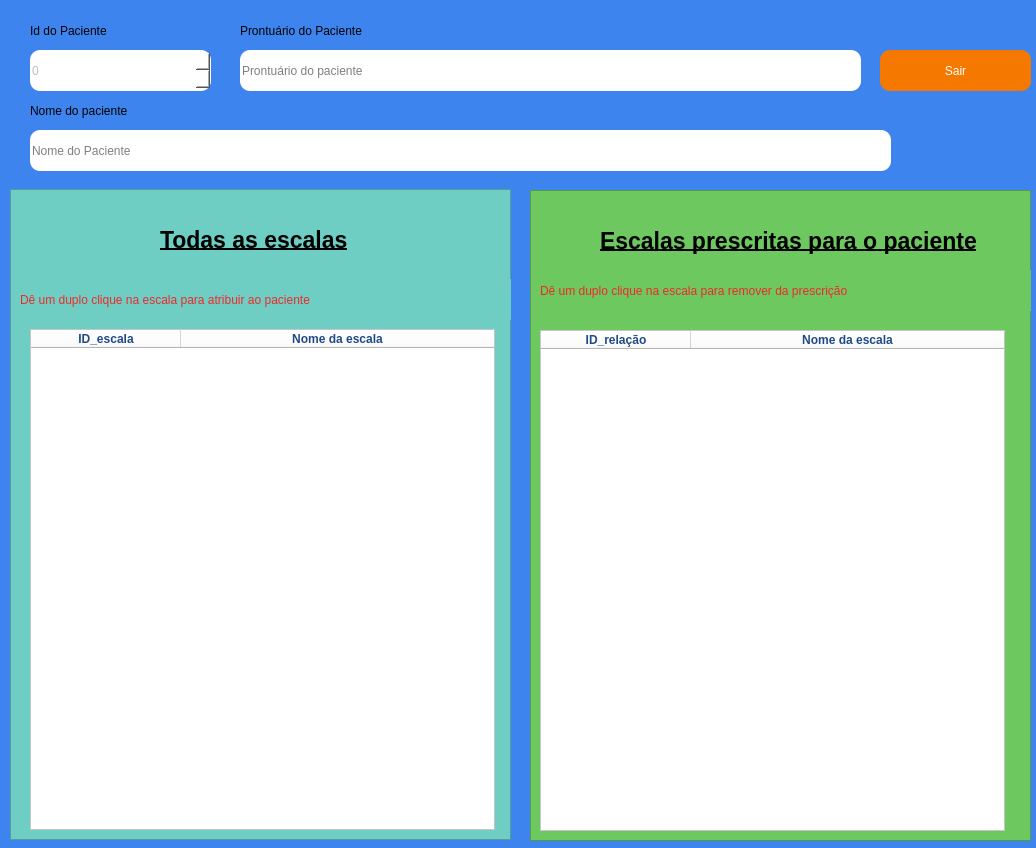
<?xml version="1.0" encoding="UTF-8"?>
<ui version="4.0">
 <class>MainWindow</class>
 <widget class="QMainWindow" name="MainWindow">
  <property name="windowModality">
   <enum>Qt::ApplicationModal</enum>
  </property>
  <property name="enabled">
   <bool>true</bool>
  </property>
  <property name="geometry">
   <rect>
    <x>0</x>
    <y>0</y>
    <width>1036</width>
    <height>848</height>
   </rect>
  </property>
  <property name="font">
   <font>
    <pointsize>14</pointsize>
   </font>
  </property>
  <property name="mouseTracking">
   <bool>true</bool>
  </property>
  <property name="windowTitle">
   <string>Prescrições de escalas para pacientes</string>
  </property>
  <property name="styleSheet">
   <string notr="true">background-color: rgb(62, 132, 238);</string>
  </property>
  <widget class="QWidget" name="centralwidget">
   <widget class="QPushButton" name="BtnSair">
    <property name="geometry">
     <rect>
      <x>880</x>
      <y>50</y>
      <width>151</width>
      <height>41</height>
     </rect>
    </property>
    <property name="cursor">
     <cursorShape>PointingHandCursor</cursorShape>
    </property>
    <property name="styleSheet">
     <string notr="true">color: rgb(255, 255, 255);
background-color: rgb(245, 121, 0);
border-radius: 10px;</string>
    </property>
    <property name="text">
     <string>Sair</string>
    </property>
   </widget>
   <widget class="QSpinBox" name="InputId">
    <property name="enabled">
     <bool>false</bool>
    </property>
    <property name="geometry">
     <rect>
      <x>30</x>
      <y>50</y>
      <width>181</width>
      <height>41</height>
     </rect>
    </property>
    <property name="styleSheet">
     <string notr="true">background-color: rgb(255, 255, 255);
border-radius: 10px;
border-color: rgb(0,0,0);
</string>
    </property>
    <property name="readOnly">
     <bool>true</bool>
    </property>
   </widget>
   <widget class="QLabel" name="label">
    <property name="geometry">
     <rect>
      <x>30</x>
      <y>20</y>
      <width>171</width>
      <height>22</height>
     </rect>
    </property>
    <property name="text">
     <string>Id do Paciente</string>
    </property>
   </widget>
   <widget class="QLineEdit" name="Nome">
    <property name="enabled">
     <bool>true</bool>
    </property>
    <property name="geometry">
     <rect>
      <x>30</x>
      <y>130</y>
      <width>861</width>
      <height>41</height>
     </rect>
    </property>
    <property name="styleSheet">
     <string notr="true">background-color: rgb(255, 255, 255);
border-radius: 10px;
border-color: rgb(0,0,0);
</string>
    </property>
    <property name="readOnly">
     <bool>true</bool>
    </property>
    <property name="placeholderText">
     <string>Nome do Paciente</string>
    </property>
   </widget>
   <widget class="QLabel" name="label_4">
    <property name="geometry">
     <rect>
      <x>30</x>
      <y>100</y>
      <width>171</width>
      <height>22</height>
     </rect>
    </property>
    <property name="text">
     <string>Nome do paciente</string>
    </property>
   </widget>
   <widget class="QLineEdit" name="Prontuario">
    <property name="enabled">
     <bool>true</bool>
    </property>
    <property name="geometry">
     <rect>
      <x>240</x>
      <y>50</y>
      <width>621</width>
      <height>41</height>
     </rect>
    </property>
    <property name="styleSheet">
     <string notr="true">background-color: rgb(255, 255, 255);
border-radius: 10px;
border-color: rgb(0,0,0);
</string>
    </property>
    <property name="readOnly">
     <bool>true</bool>
    </property>
    <property name="placeholderText">
     <string>Prontuário do paciente</string>
    </property>
   </widget>
   <widget class="QLabel" name="label_3">
    <property name="geometry">
     <rect>
      <x>240</x>
      <y>20</y>
      <width>211</width>
      <height>22</height>
     </rect>
    </property>
    <property name="text">
     <string>Prontuário do Paciente</string>
    </property>
   </widget>
   <widget class="QFrame" name="frame_2">
    <property name="geometry">
     <rect>
      <x>10</x>
      <y>189</y>
      <width>501</width>
      <height>651</height>
     </rect>
    </property>
    <property name="styleSheet">
     <string notr="true">background-color: rgb(110, 206, 196);</string>
    </property>
    <property name="frameShape">
     <enum>QFrame::StyledPanel</enum>
    </property>
    <property name="frameShadow">
     <enum>QFrame::Raised</enum>
    </property>
    <widget class="QLabel" name="label_5">
     <property name="geometry">
      <rect>
       <x>150</x>
       <y>30</y>
       <width>191</width>
       <height>41</height>
      </rect>
     </property>
     <property name="font">
      <font>
       <pointsize>17</pointsize>
       <weight>75</weight>
       <bold>true</bold>
       <underline>true</underline>
      </font>
     </property>
     <property name="text">
      <string>Todas as escalas</string>
     </property>
    </widget>
    <widget class="QTableWidget" name="TabelaEscalas">
     <property name="enabled">
      <bool>true</bool>
     </property>
     <property name="geometry">
      <rect>
       <x>20</x>
       <y>140</y>
       <width>465</width>
       <height>501</height>
      </rect>
     </property>
     <property name="sizePolicy">
      <sizepolicy hsizetype="Expanding" vsizetype="Expanding">
       <horstretch>0</horstretch>
       <verstretch>0</verstretch>
      </sizepolicy>
     </property>
     <property name="minimumSize">
      <size>
       <width>465</width>
       <height>0</height>
      </size>
     </property>
     <property name="font">
      <font>
       <pointsize>13</pointsize>
      </font>
     </property>
     <property name="cursor" stdset="0">
      <cursorShape>PointingHandCursor</cursorShape>
     </property>
     <property name="styleSheet">
      <string notr="true">background-color: rgb(255, 255, 255);
color: rgb(138, 226, 52);
color: rgb(32, 74, 135);</string>
     </property>
     <property name="editTriggers">
      <set>QAbstractItemView::NoEditTriggers</set>
     </property>
     <property name="selectionBehavior">
      <enum>QAbstractItemView::SelectRows</enum>
     </property>
     <property name="horizontalScrollMode">
      <enum>QAbstractItemView::ScrollPerPixel</enum>
     </property>
     <property name="sortingEnabled">
      <bool>false</bool>
     </property>
     <attribute name="horizontalHeaderDefaultSectionSize">
      <number>150</number>
     </attribute>
     <attribute name="horizontalHeaderShowSortIndicator" stdset="0">
      <bool>false</bool>
     </attribute>
     <attribute name="horizontalHeaderStretchLastSection">
      <bool>true</bool>
     </attribute>
     <column>
      <property name="text">
       <string>ID_escala</string>
      </property>
      <property name="font">
       <font>
        <weight>75</weight>
        <bold>true</bold>
       </font>
      </property>
      <property name="textAlignment">
       <set>AlignCenter</set>
      </property>
     </column>
     <column>
      <property name="text">
       <string>Nome da escala</string>
      </property>
      <property name="font">
       <font>
        <weight>75</weight>
        <bold>true</bold>
       </font>
      </property>
      <property name="textAlignment">
       <set>AlignCenter</set>
      </property>
     </column>
    </widget>
    <widget class="QLabel" name="label_7">
     <property name="geometry">
      <rect>
       <x>10</x>
       <y>90</y>
       <width>491</width>
       <height>41</height>
      </rect>
     </property>
     <property name="styleSheet">
      <string notr="true">color: rgb(239, 41, 41);</string>
     </property>
     <property name="text">
      <string>Dê um duplo clique na escala para atribuir ao paciente</string>
     </property>
    </widget>
   </widget>
   <widget class="QFrame" name="frame_3">
    <property name="geometry">
     <rect>
      <x>530</x>
      <y>190</y>
      <width>501</width>
      <height>651</height>
     </rect>
    </property>
    <property name="styleSheet">
     <string notr="true">background-color: rgb(110, 200, 96);</string>
    </property>
    <property name="frameShape">
     <enum>QFrame::StyledPanel</enum>
    </property>
    <property name="frameShadow">
     <enum>QFrame::Raised</enum>
    </property>
    <widget class="QLabel" name="label_6">
     <property name="geometry">
      <rect>
       <x>70</x>
       <y>30</y>
       <width>421</width>
       <height>41</height>
      </rect>
     </property>
     <property name="font">
      <font>
       <pointsize>17</pointsize>
       <weight>75</weight>
       <bold>true</bold>
       <underline>true</underline>
      </font>
     </property>
     <property name="text">
      <string>Escalas prescritas para o paciente</string>
     </property>
    </widget>
    <widget class="QTableWidget" name="TabelaPrescricao">
     <property name="enabled">
      <bool>true</bool>
     </property>
     <property name="geometry">
      <rect>
       <x>10</x>
       <y>140</y>
       <width>465</width>
       <height>501</height>
      </rect>
     </property>
     <property name="sizePolicy">
      <sizepolicy hsizetype="Expanding" vsizetype="Expanding">
       <horstretch>0</horstretch>
       <verstretch>0</verstretch>
      </sizepolicy>
     </property>
     <property name="minimumSize">
      <size>
       <width>465</width>
       <height>0</height>
      </size>
     </property>
     <property name="font">
      <font>
       <pointsize>13</pointsize>
      </font>
     </property>
     <property name="cursor" stdset="0">
      <cursorShape>PointingHandCursor</cursorShape>
     </property>
     <property name="styleSheet">
      <string notr="true">background-color: rgb(255, 255, 255);
color: rgb(138, 226, 52);
color: rgb(32, 74, 135);</string>
     </property>
     <property name="editTriggers">
      <set>QAbstractItemView::NoEditTriggers</set>
     </property>
     <property name="selectionBehavior">
      <enum>QAbstractItemView::SelectRows</enum>
     </property>
     <property name="horizontalScrollMode">
      <enum>QAbstractItemView::ScrollPerPixel</enum>
     </property>
     <property name="sortingEnabled">
      <bool>false</bool>
     </property>
     <attribute name="horizontalHeaderDefaultSectionSize">
      <number>150</number>
     </attribute>
     <attribute name="horizontalHeaderShowSortIndicator" stdset="0">
      <bool>false</bool>
     </attribute>
     <attribute name="horizontalHeaderStretchLastSection">
      <bool>true</bool>
     </attribute>
     <column>
      <property name="text">
       <string>ID_relação</string>
      </property>
      <property name="font">
       <font>
        <weight>75</weight>
        <bold>true</bold>
       </font>
      </property>
      <property name="textAlignment">
       <set>AlignCenter</set>
      </property>
     </column>
     <column>
      <property name="text">
       <string>Nome da escala</string>
      </property>
      <property name="font">
       <font>
        <weight>75</weight>
        <bold>true</bold>
       </font>
      </property>
      <property name="textAlignment">
       <set>AlignCenter</set>
      </property>
     </column>
    </widget>
    <widget class="QLabel" name="label_8">
     <property name="geometry">
      <rect>
       <x>10</x>
       <y>80</y>
       <width>491</width>
       <height>41</height>
      </rect>
     </property>
     <property name="styleSheet">
      <string notr="true">color: rgb(239, 41, 41);</string>
     </property>
     <property name="text">
      <string>Dê um duplo clique na escala para remover da prescrição</string>
     </property>
    </widget>
   </widget>
  </widget>
 </widget>
 <resources/>
 <connections/>
</ui>
